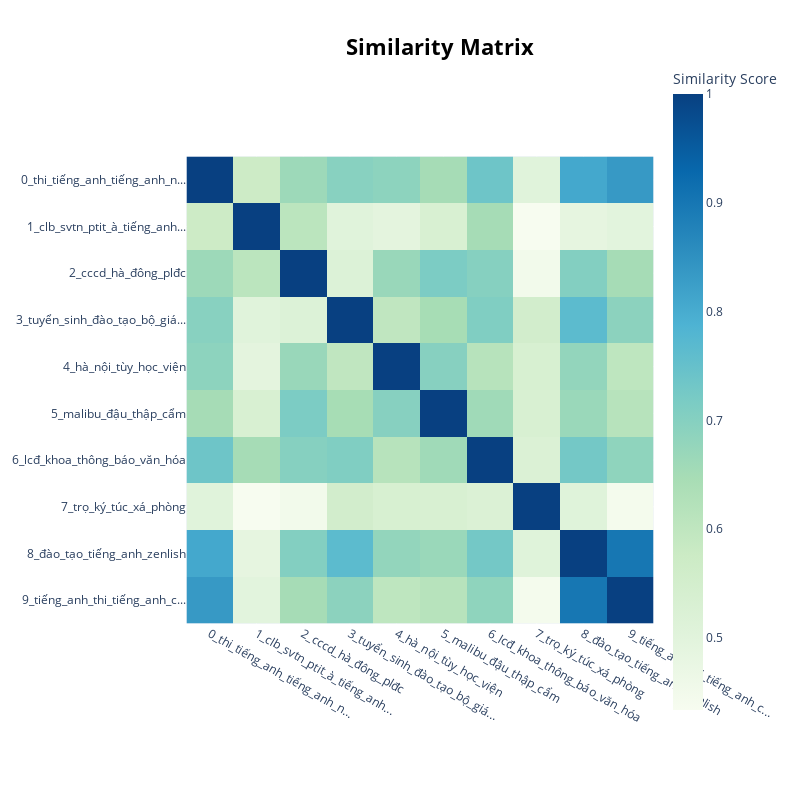

Notebook cell for this chart:
### Code cell
topic_model.visualize_heatmap()

### Figure 1 — Plotly figure (JSON) as saved in the notebook; plotly's stock layout.template omitted (floating-point values rounded to 4 significant figures)
{"data": [{"coloraxis": "coloraxis", "hovertemplate": "x: %{x}<br>y: %{y}<br>Similarity Score: %{z}<extra></extra>", "name": "0", "type": "heatmap", "x": ["0_thi_tiếng_anh_tiếng_anh_n...", "1_clb_svtn_ptit_à_tiếng_anh...", "2_cccd_hà_đông_plđc", "3_tuyển_sinh_đào_tạo_bộ_giá...", "4_hà_nội_tùy_học_viện", "5_malibu_đậu_thập_cẩm", "6_lcđ_khoa_thông_báo_văn_hóa", "7_trọ_ký_túc_xá_phòng", "8_đào_tạo_tiếng_anh_zenlish", "9_tiếng_anh_thi_tiếng_anh_c..."], "xaxis": "x", "y": ["0_thi_tiếng_anh_tiếng_anh_n...", "1_clb_svtn_ptit_à_tiếng_anh...", "2_cccd_hà_đông_plđc", "3_tuyển_sinh_đào_tạo_bộ_giá...", "4_hà_nội_tùy_học_viện", "5_malibu_đậu_thập_cẩm", "6_lcđ_khoa_thông_báo_văn_hóa", "7_trọ_ký_túc_xá_phòng", "8_đào_tạo_tiếng_anh_zenlish", "9_tiếng_anh_thi_tiếng_anh_c..."], "yaxis": "y", "z": [[1.0, 0.5719, 0.6634, 0.6958, 0.6886, 0.6494, 0.738, 0.5056, 0.8076, 0.8344], [0.5719, 1, 0.6079, 0.5041, 0.4936, 0.5334, 0.6487, 0.4339, 0.4873, 0.499], [0.6634, 0.6079, 1, 0.5176, 0.6703, 0.7154, 0.6999, 0.45, 0.7038, 0.65], [0.6958, 0.5041, 0.5176, 1.0, 0.5995, 0.647, 0.7084, 0.5537, 0.7654, 0.6901], [0.6886, 0.4936, 0.6703, 0.5995, 1, 0.6986, 0.6174, 0.5355, 0.6796, 0.603], [0.6494, 0.5334, 0.7154, 0.647, 0.6986, 1, 0.6581, 0.5347, 0.6678, 0.6159], [0.738, 0.6487, 0.6999, 0.7084, 0.6174, 0.6581, 1, 0.5238, 0.7285, 0.6849], [0.5056, 0.4339, 0.45, 0.5537, 0.5355, 0.5347, 0.5238, 1, 0.5079, 0.4438], [0.8076, 0.4873, 0.7038, 0.7654, 0.6796, 0.6678, 0.7285, 0.5079, 1.0, 0.8999], [0.8344, 0.499, 0.65, 0.6901, 0.603, 0.6159, 0.6849, 0.4438, 0.8999, 1.0]]}], "layout": {"coloraxis": {"colorbar": {"title": {"text": "Similarity Score"}}, "colorscale": [[0, "rgb(247,252,240)"], [0.125, "rgb(224,243,219)"], [0.25, "rgb(204,235,197)"], [0.375, "rgb(168,221,181)"], [0.5, "rgb(123,204,196)"], [0.625, "rgb(78,179,211)"], [0.75, "rgb(43,140,190)"], [0.875, "rgb(8,104,172)"], [1, "rgb(8,64,129)"]]}, "height": 800, "hoverlabel": {"bgcolor": "white", "font": {"family": "Rockwell", "size": 16}}, "legend": {"title": {"text": "Trend"}}, "margin": {"t": 60}, "showlegend": true, "title": {"font": {"color": "Black", "size": 22}, "text": "<b>Similarity Matrix</b>", "x": 0.55, "xanchor": "center", "y": 0.95, "yanchor": "top"}, "width": 800, "xaxis": {"anchor": "y", "constrain": "domain", "domain": [0, 1], "scaleanchor": "y"}, "yaxis": {"anchor": "x", "autorange": "reversed", "constrain": "domain", "domain": [0, 1]}}}
